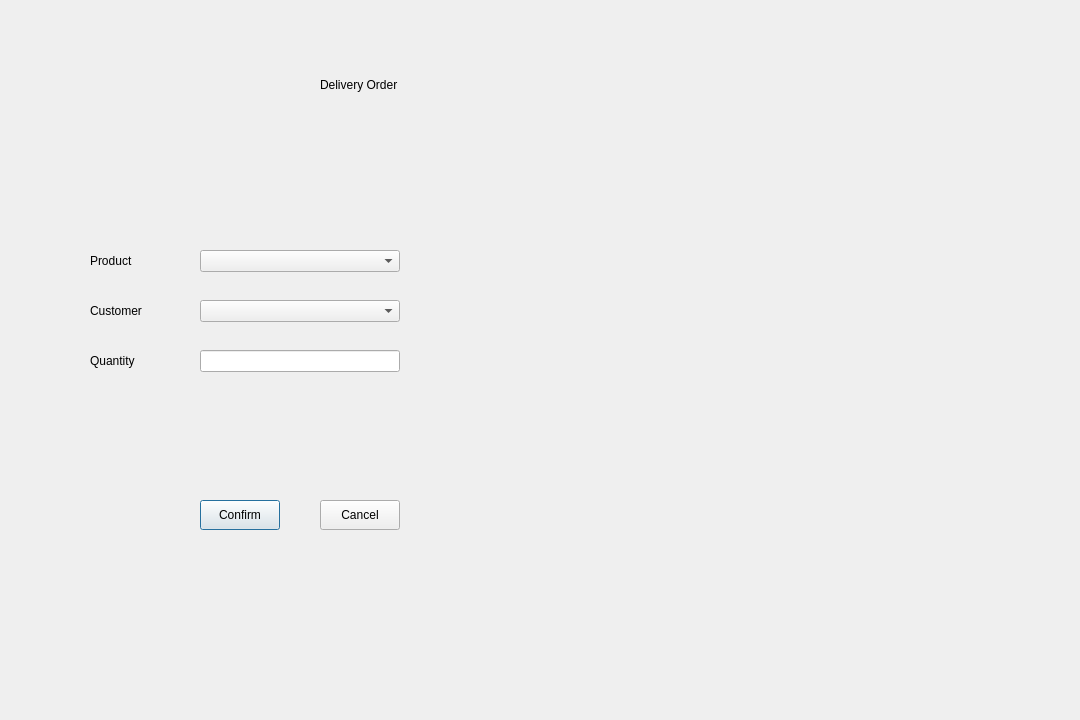
<?xml version="1.0" encoding="UTF-8"?>
<ui version="4.0">
 <class>DeliveryDialog</class>
 <widget class="QDialog" name="DeliveryDialog">
  <property name="geometry">
   <rect>
    <x>0</x>
    <y>0</y>
    <width>1080</width>
    <height>720</height>
   </rect>
  </property>
  <property name="windowTitle">
   <string>Delivery Order</string>
  </property>
  <widget class="QLabel" name="title_label">
   <property name="geometry">
    <rect>
     <x>320</x>
     <y>70</y>
     <width>200</width>
     <height>30</height>
    </rect>
   </property>
   <property name="text">
    <string>Delivery Order</string>
   </property>
  </widget>
  <widget class="QLabel" name="product_label">
   <property name="geometry">
    <rect>
     <x>90</x>
     <y>250</y>
     <width>100</width>
     <height>22</height>
    </rect>
   </property>
   <property name="text">
    <string>Product</string>
   </property>
  </widget>
  <widget class="QComboBox" name="product_combo">
   <property name="geometry">
    <rect>
     <x>200</x>
     <y>250</y>
     <width>200</width>
     <height>22</height>
    </rect>
   </property>
  </widget>
  <widget class="QLabel" name="company_label">
   <property name="geometry">
    <rect>
     <x>90</x>
     <y>300</y>
     <width>100</width>
     <height>22</height>
    </rect>
   </property>
   <property name="text">
    <string>Customer</string>
   </property>
  </widget>
  <widget class="QComboBox" name="company_combo">
   <property name="geometry">
    <rect>
     <x>200</x>
     <y>300</y>
     <width>200</width>
     <height>22</height>
    </rect>
   </property>
  </widget>
  <widget class="QLabel" name="stock_label">
   <property name="geometry">
    <rect>
     <x>90</x>
     <y>350</y>
     <width>100</width>
     <height>22</height>
    </rect>
   </property>
   <property name="text">
    <string>Quantity</string>
   </property>
  </widget>
  <widget class="QLineEdit" name="stock_edit">
   <property name="geometry">
    <rect>
     <x>200</x>
     <y>350</y>
     <width>200</width>
     <height>22</height>
    </rect>
   </property>
  </widget>
  <widget class="QPushButton" name="confirm_button">
   <property name="geometry">
    <rect>
     <x>200</x>
     <y>500</y>
     <width>80</width>
     <height>30</height>
    </rect>
   </property>
   <property name="text">
    <string>Confirm</string>
   </property>
  </widget>
  <widget class="QPushButton" name="cancel_button">
   <property name="geometry">
    <rect>
     <x>320</x>
     <y>500</y>
     <width>80</width>
     <height>30</height>
    </rect>
   </property>
   <property name="text">
    <string>Cancel</string>
   </property>
  </widget>
 </widget>
 <resources/>
 <connections/>
</ui>
